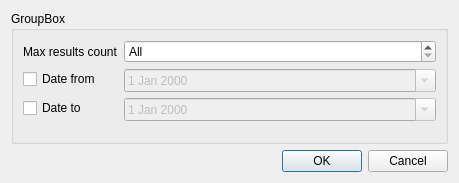
<?xml version="1.0" encoding="UTF-8"?>
<ui version="4.0">
 <class>CSearchLimitsDialog</class>
 <widget class="QDialog" name="CSearchLimitsDialog">
  <property name="geometry">
   <rect>
    <x>0</x>
    <y>0</y>
    <width>459</width>
    <height>183</height>
   </rect>
  </property>
  <property name="windowTitle">
   <string>Dialog</string>
  </property>
  <layout class="QVBoxLayout" name="verticalLayout">
   <item>
    <widget class="QGroupBox" name="groupBox">
     <property name="sizePolicy">
      <sizepolicy hsizetype="Preferred" vsizetype="Expanding">
       <horstretch>0</horstretch>
       <verstretch>0</verstretch>
      </sizepolicy>
     </property>
     <property name="title">
      <string>GroupBox</string>
     </property>
     <layout class="QFormLayout" name="formLayout">
      <item row="0" column="0">
       <widget class="QLabel" name="label">
        <property name="text">
         <string>Max results count</string>
        </property>
        <property name="buddy">
         <cstring>spinMaxCount</cstring>
        </property>
       </widget>
      </item>
      <item row="0" column="1">
       <widget class="QSpinBox" name="spinMaxCount">
        <property name="specialValueText">
         <string>All</string>
        </property>
        <property name="maximum">
         <number>9999999</number>
        </property>
        <property name="singleStep">
         <number>50</number>
        </property>
       </widget>
      </item>
      <item row="1" column="0">
       <widget class="QCheckBox" name="checkDateFrom">
        <property name="text">
         <string>Date from</string>
        </property>
       </widget>
      </item>
      <item row="1" column="1">
       <widget class="QDateEdit" name="dateFrom">
        <property name="enabled">
         <bool>false</bool>
        </property>
        <property name="calendarPopup">
         <bool>true</bool>
        </property>
       </widget>
      </item>
      <item row="2" column="0">
       <widget class="QCheckBox" name="checkDateTo">
        <property name="text">
         <string>Date to</string>
        </property>
       </widget>
      </item>
      <item row="2" column="1">
       <widget class="QDateEdit" name="dateTo">
        <property name="enabled">
         <bool>false</bool>
        </property>
        <property name="calendarPopup">
         <bool>true</bool>
        </property>
       </widget>
      </item>
     </layout>
    </widget>
   </item>
   <item>
    <widget class="QDialogButtonBox" name="buttonBox">
     <property name="standardButtons">
      <set>QDialogButtonBox::Cancel|QDialogButtonBox::Ok</set>
     </property>
    </widget>
   </item>
  </layout>
 </widget>
 <tabstops>
  <tabstop>spinMaxCount</tabstop>
  <tabstop>checkDateFrom</tabstop>
  <tabstop>dateFrom</tabstop>
  <tabstop>checkDateTo</tabstop>
  <tabstop>dateTo</tabstop>
 </tabstops>
 <resources/>
 <connections>
  <connection>
   <sender>checkDateFrom</sender>
   <signal>toggled(bool)</signal>
   <receiver>dateFrom</receiver>
   <slot>setEnabled(bool)</slot>
   <hints>
    <hint type="sourcelabel">
     <x>86</x>
     <y>85</y>
    </hint>
    <hint type="destinationlabel">
     <x>169</x>
     <y>82</y>
    </hint>
   </hints>
  </connection>
  <connection>
   <sender>checkDateTo</sender>
   <signal>toggled(bool)</signal>
   <receiver>dateTo</receiver>
   <slot>setEnabled(bool)</slot>
   <hints>
    <hint type="sourcelabel">
     <x>74</x>
     <y>118</y>
    </hint>
    <hint type="destinationlabel">
     <x>163</x>
     <y>116</y>
    </hint>
   </hints>
  </connection>
  <connection>
   <sender>buttonBox</sender>
   <signal>accepted()</signal>
   <receiver>CSearchLimitsDialog</receiver>
   <slot>accept()</slot>
   <hints>
    <hint type="sourcelabel">
     <x>310</x>
     <y>158</y>
    </hint>
    <hint type="destinationlabel">
     <x>368</x>
     <y>5</y>
    </hint>
   </hints>
  </connection>
  <connection>
   <sender>buttonBox</sender>
   <signal>rejected()</signal>
   <receiver>CSearchLimitsDialog</receiver>
   <slot>reject()</slot>
   <hints>
    <hint type="sourcelabel">
     <x>219</x>
     <y>160</y>
    </hint>
    <hint type="destinationlabel">
     <x>280</x>
     <y>4</y>
    </hint>
   </hints>
  </connection>
 </connections>
</ui>
